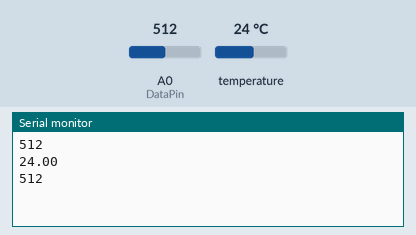
The sketch below on a simulated Arduino Uno, built with avr-gcc and run on an emulated ATmega328P. On the bench: the last lines printed to the serial monitor. The inputs (shaded band) are chosen by the test bench; at power-on: temperature 24 °C, A0 (DataPin) = 512.

Above: at 2.0 s.
2.1 s: temperature set to 12 °C
At 2.5 s:
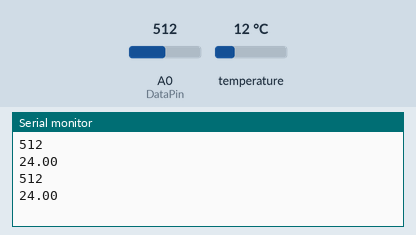
3.8 s: A0 (DataPin) set to 716
At 4.4 s:
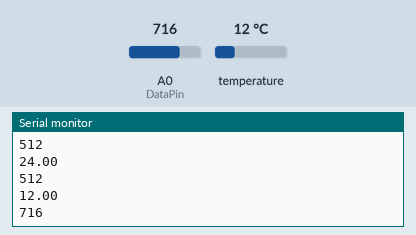
5.5 s: temperature set to 19 °C
At 6.8 s:
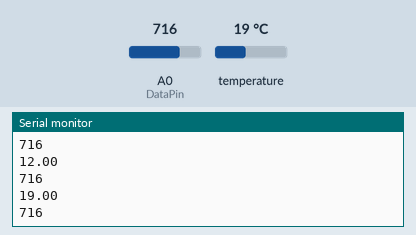
7.2 s: A0 (DataPin) set to 900
At 8.2 s:
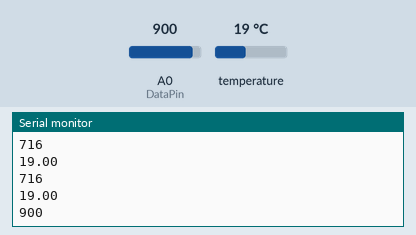
Timing chart, 0 to 9.9 s (numbered marks = the images above; inputs shaded):
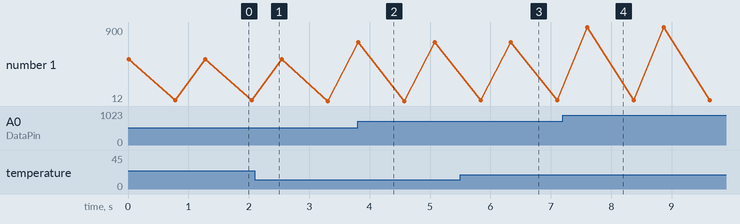

Measured:
- after the input at 3.8 s, the serial monitor: prints a new line at once (image 2)
- after the input at 5.5 s, the serial monitor: prints a new line after 0.34 s (image 3)
- after the input at 7.2 s, the serial monitor: prints a new line after 0.40 s (image 4)
- plotted number 1: 24 → 12 after the input at 2.1 s, 12 → 716 after the input at 3.8 s, 716 → 19 after the input at 5.5 s

The sketch:

final-sensors.ino
```cpp
#include <OneWire.h>
#include <DallasTemperature.h>

#define ONE_WIRE_BUS 2

int DataPin = A0;
int LEDPin = 13;

OneWire oneWire(ONE_WIRE_BUS);

DallasTemperature sensors(&oneWire);


void setup(void)
{
  pinMode(DataPin, INPUT);
  Serial.begin(9600);
  sensors.begin();
}

void loop(void)
{
  int sensorValue = analogRead(DataPin);
  Serial.println(sensorValue);

  sensors.requestTemperatures(); // Send the command to get temperatures
  Serial.println(sensors.getTempCByIndex(0));

  delay(500);
}
```
